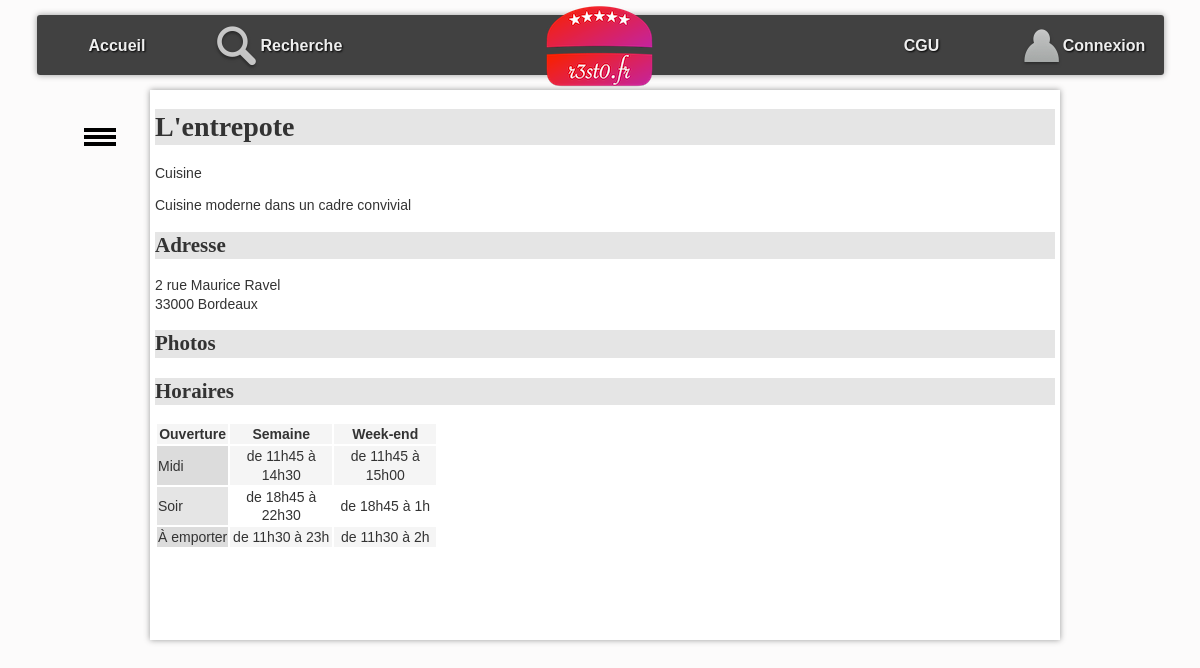
The page /RestoV0/?action=detail&idR=1 on the database its author committed.
### tables this page shows
CREATE TABLE `resto` (
  `idR` bigint(20) NOT NULL,
  `nomR` varchar(255) DEFAULT NULL,
  `numAdrR` varchar(20) DEFAULT NULL,
  `voieAdrR` varchar(255) DEFAULT NULL,
  `cpR` char(5) DEFAULT NULL,
  `villeR` varchar(255) DEFAULT NULL,
  `latitudeDegR` float DEFAULT NULL,
  `longitudeDegR` float DEFAULT NULL,
  `descR` text,
  `horairesR` text
);

### RestoV0/controleur/detailResto.php (called while the page is built, shortened)
<?php
include_once "$racine/modele/bd.resto.inc.php";
$idR = $_GET["idR"];
$unResto = getRestoByIdR($idR);
include "$racine/vue/entete.html.php";
include "$racine/vue/vueDetailResto.php";
include "$racine/vue/pied.html.php";
?>

### RestoV0/index.php (called while the page is built, shortened)
<?php
include "getRacine.php";
if (isset($_GET["action"])){
    $action = $_GET["action"];
}
else{
    $action = "accueil";
}
$fichier = controleurPrincipal($action);
include "$racine/controleur/$fichier";
?>

### RestoV0/modele/bd.resto.inc.php (called while the page is built, shortened)
<?php
function getRestoByIdR($idR) {
    try {
        $cnx = connexionPDO();
        $req = $cnx->prepare("select idR, nomR, numAdrR, voieAdrR, cpR, villeR, descR, horairesR from resto where idR=:idR");
        $req->bindValue(':idR', $idR, PDO::PARAM_INT);
        $req->execute();
        $resultat = $req->fetch(PDO::FETCH_ASSOC);
    } catch (PDOException $e) {
        print "Erreur !: " . $e->getMessage();
        die();
    }
    return $resultat;
}
?>

### RestoV0/vue/vueDetailResto.php (the view, shortened to what this page needs)
<h1><?= $unResto['nomR']; ?></h1>
<section>
    Cuisine <br />
</section>
<p id="principal">
    <?= $unResto['descR']; ?>
</p>
<h2 id="adresse">
    Adresse
</h2>
<p>
    <?= $unResto['numAdrR']; ?>
    <?= $unResto['voieAdrR']; ?><br />
    <?= $unResto['cpR']; ?>
    <?= $unResto['villeR']; ?>
</p>
<h2 id="photos">
    Photos
</h2>
<h2 id="horaires">
    Horaires
</h2>
<?= $unResto['horairesR']; ?>

### RestoV0/css/base.css (style rules this page uses)
:root { --largeurPage: 900px; --largeurMenuCont : 200px; --margeCalc: calc((100% - var(--largeurPage)) / 2); --margeMenuHaut : 15px; --hauteurMenuGene:60px; --coulA1:#5A7694; --coulA2:#D7E5ED; --coulB1:#566459; --coulB2:#90974A; --coulC:#CDBCA0; --fondC:#fcfbfb; --padding_cote:5px; }
body { font-family: Arial; color : #333; font-size : 14px; line-height : 1.3; scroll-behavior: smooth; background-color : var(--fondC); }

### RestoV0/css/cgu.css (style rules this page uses)
h1,h2,h3,h4 { font-family: Futura; background-color : rgba(0,0,0,0.1); }
td.cell { text-align : center; width : 100px; }
td.label { background-color : rgba(0,0,0,0.1); }
tr:nth-child(odd) { background-color : rgb(245,245,245); }

### rows shown on the page
resto: nomR "L'entrepote", descR "Cuisine moderne dans un cadre convivial", numAdrR "2", voieAdrR "rue Maurice Ravel", cpR "33000", villeR "Bordeaux", horairesR "Ouverture Semaine Week-end Midi de 11h45 à 14h30 de 11h45 à 15h00 Soir de 18h45 à 22h30 de 18h45 à 1h À emporter de 11h30 à 23h de 11h30 à 2h"
